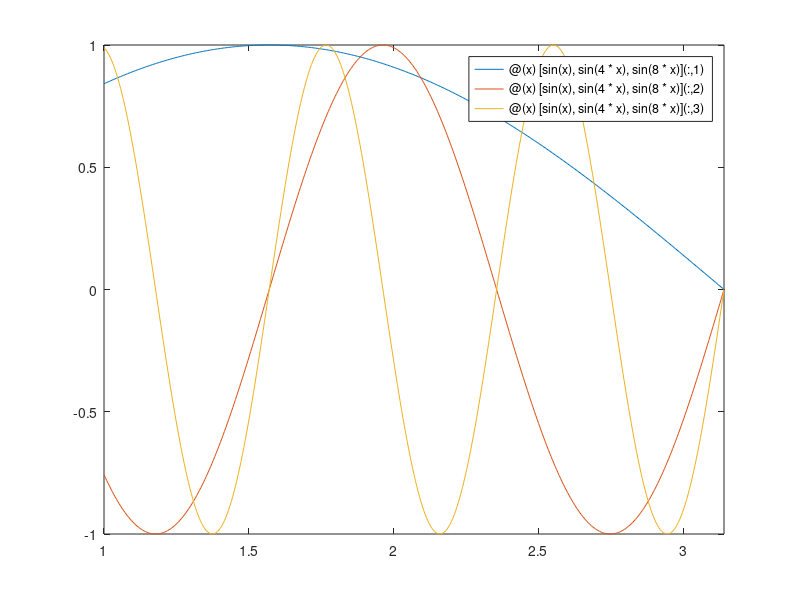

Write the MATLAB code that produced this figure. (Note: this script raises an error after producing the figure.)
%{
TUTORIAL CONFIGURATION
* make sure you have your MATLAB path set to include
    C:\Users\Nicholas Palko\Documents\Development\MSCF    
    C:\Users\Nicholas Palko\Documents\Development\Cloud\MATLAB\cloud
    


STYLE:

* spaces instead of tabs: other people use different tab settings; spaces
  guarentee consistency
* don't write past 80 lines (use ...): this helps when you want to look at
  two pages of code side by side; we'll visit such situations when using
  source control later

COMMENTS:

Zen of commenting:

        Your code should be clear enough to tell someone HOW
        you are doing something; comments should tell them
        WHY the code exists

GOOD CODING GUIDELINES:

1. use intermediate variables with specific names to explain your thought
   process
2. don't hardcode constants (i.e. no random numbers showing up in code)
3. code is written a few times, and then read hundreds of times. make 
   make your code readable!!
4. optimization is the very last thing you ever do! don't write code to use
   obscure tricks to 'make things go faster'. 
%}




%{
ANONYMOUS FUNCTIONS: BOND PRICING, OPTION GREEKS
NAMESPACES

%}

% Basic examples of anonymous functions

f1 = @(x) x^2;
f2 = @(x) sin(x);
f3 = @(y) bondprice(100,y,10,.04);

% Why is it important? This way, you can pass a function to a function 
%
%           Yo Dawg, I heard you like functions, so I
%           put a function in your function so that  
%           you can MATLAB while you MATLAB.
%               ref: http://knowyourmeme.com/memes/xzibit-yo-dawg
%
% Anonymous functions are 1st class objects (a good interview question).
% This means that anonymous functions can be passed around like any other
% object in MATLAB (like a matrix, string, cell array, etc). This 
% allows us to ENCAPSULATE and RESUSE our hard work

% Plotting. Notice that FPLOT doesn't care what's going on inside the 
% function passed to it. FPLOT simply provides an X coordinate, and 
% recieves a Y back (ENCAPSULATION!). 

fplot(@(x) sin(x),[1 10*pi]);
f = @(x) sin(x);
fplot(f, [1 10*pi]);
fplot(@(x) [sin(x) sin(4*x) sin(8*x)], [1 pi]);

% Anonymous functions are also useful for finding solutions that can only
% be obtained numerically

f = @(y) bondprice(100,y,8,.05);
fplot(f, [0 .1]);

% (use data explorer)

f = @(y) 119.23 - bondprice(100,y,8,.05);
y = fsolve(f, 0);
fsolve(@(y) 119.23 - bondprice(100,y,8,.05), 0);

% formating

format('short')
format('long')

% Namespaces: Those funky folders with the '+'. Essentially, they're a way
% of organizing all the functions available to us. NEVER ADD THESE FOLDERS
% TO YOUR PATH; add the parent folder instead.

% Staic methods: to invoke the method without an instance of the class

% Below, we use:
% [use the bs namespace].[the call object].[the static method of the call]

% Recreating options plots out of Natenberg

cp = @(S,K) bs.call.price(S,K,0,.2,.05,60/260);
fplot(@(S) [cp(S,90) cp(S,100) cp(S,110)],[80 120]);
title('Figure 6-4: Call Theoretical Value vs. Underlying Price');
xlabel('Underlying Price');
ylabel('Theoretical Value');
legend('90','100','110','location','NorthWest');

cg = @(S,K) bs.call.gamma(S,K,0,.2,.05,60/260);
fplot(@(S) [cg(S,90) cg(S,100) cg(S,110)],[80 120]);
title('Figure 6-8: Call or Put Gamma vs. Underlying Price');
xlabel('Underlying Price');
ylabel('Gamma');
legend('90','100','110','location','NorthEast');

%{
DEBUGGING: BEST WAY TO ANSWER 'WHAT THE HELL IS GOING ON?!'


Let's revisit bondprice.m

>> edit bondprice.m

1. set breakpoint in bondprice
2. Observe that the stack frame changes. Workspace variables are no
   longer local. Observe change in prompt.

dbcont: continue until next breakpoint
dbquit: give up
dbclear all: clear all breakpoints

%}


%{
SERIAL DATES

The best way to work with dates in MATLAB. Extremely useful when plotting
time series. Also see 

    Financial Toolbox | Function Reference | Dates | Financial Dates

%}

today()
m2xdate(today())
datestr(today())
datestr(today(), 'yyyy-mm-dd')
datestr(now())
datenum('12-25-1981')

%{
DOWNLOADING MARKET DATA

%}

portfolio.ticker = {
    'SPY'
    'XLU' 
    'XLK' 	
    'XLF' 	
    'XLE' 
    'XLY'
    'XLV'
    };
portfolio.description = {
    'S&P 500 (ETF)'
    'Utilities SPDR (ETF)'
    'Technology SPDR (ETF)'
    'Financial Select Sector (ETF)'
    'Energy Select Sector SPDR (ETF)'
    'Consumer Discretionary SPDR (ETF)'
    'Health Care SPDR (ETF)'
    };
endDate = today - 1;
startDate = endDate-500;

f = marketdata.yahoo();
f.debug = true;

% determine how big we need to make our preallocation

[ignore dates] = f.getData(portfolio.ticker{1}, startDate, endDate);
nDate = numel(dates);
nSecurity = numel(portfolio.ticker);
close = zeros(nDate, nSecurity);
volume = zeros(nDate, nSecurity);

for i=1:nSecurity
   [download ignore] = f.getData(portfolio.ticker{i}, startDate, endDate);
   close(:,i) = download.close;
   volume(:,i) = download.volume;
end

% notice that with our data already arranged in a certian way (each
% column is a different security), MATLAB does the right thing
% automatically

plot(dates,close);
datetick('x','mmm-yy');
legend(portfolio.ticker);


%{
TIME SERIES BASICS

* all time series matricies indexed as A(time,security)
* A(1,:) is the first temperal observation, A(end,:) is the last

Remember your ABVs:
    
    Always
    Be
    Vectorizing

In MATLAB, we shouldn't have to write many for loops. If you're writing a
for loop, stop and think if there's a different approach. Your code will 
be 
 * more readable (MOST IMPORTANT!), as it will be more idiomatic MATLAB, 
   and make sense to other people who use MATLAB
 * about 1-1000x times faster. Not only because vectorization is faster, 
   but for loops in MATLAB are really really really really slow.

%}

% calculate simple returns
% (Vf-Vi)/Vi
% notice that for time index 1 we have no returns defined, as we do not
% have a price for time index 0.

ret = NaN(size(close));
ret(2:end,:) = (close(2:end,:) - close(1:end-1,:)) ./ close(1:end-1,:);

% look at historical volitlity

vol = NaN(size(ret));
window = 20; % use a 20-day trailing volatility

for i=window:size(ret,1)
    vol(i,:) = nanstd(ret(i-window+1:i,:));
end

vol = vol * sqrt(260); % annualize daily observations

%{
TRADING SIMULATION


%}

% lets create some trade signals

signal = rand(size(close));
action = zeros(size(close));

buySign = (signal > .15) & (signal < .20);
sellSign = (signal > .75) & (signal < .80);

action(buySign) = 1;
action(sellSign) = -1;

% simple cumsum example
stairs(cumsum(action(:,1)));

% only get as big as 2% volume
trade = action .* volume * .02; 

% define position as end of day quantites
qty = cumsum(trade);
exposure = qty .* close;

% pnl
% (P(t) - P(t-1)) * Q(t)

pnl = zeros(size(close));
pnl(2:end,:) = (close(2:end,:) - close(1:end-1,:)) .* qty(2:end,:);

plot(cumsum(sum(pnl,2)))

%{
LINEAR REGRESSION AND PLOTTING

%}


xLim = [min(x) max(x)];
[b bint r rint stats] = regress(y, [ones(size(x)) x]);
[xRegress yRegress] = fplot(@(t) b(1) + b(2)*t, xLim);

figure();
line(x, y, 'Parent', gca(),'Marker','.','Line','None'); % scatter
line(xRegress, yRegress, 'Parent', gca(), 'Color', 'red'); % line
    
    

